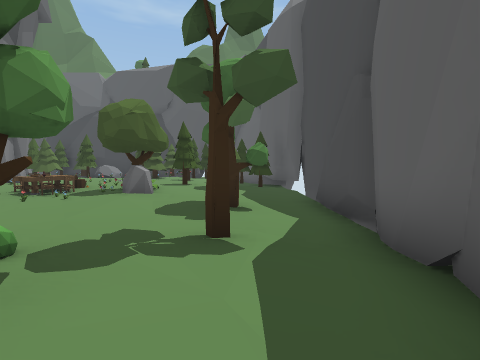
View 1 (above)

22 first-person views from a walk through a Unity game level. The camera is 1.5 m above the floor, tilts 4° down and sees 85° across. The floor is counted in squares, 2 m on a side. Each view is taken from the middle of a square. On the plan, view 1 faces up. The plan holds only what a view shows up to about 9 squares ahead; the rest is blank. The place goes on beyond the plan. The player character is not drawn. Some animated figures are left out.

View 2
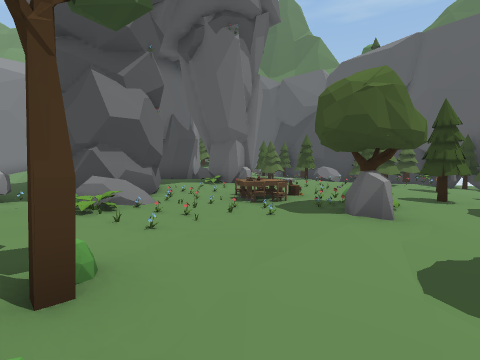

View 3
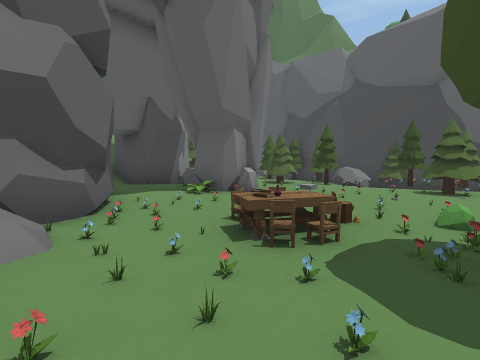

View 4
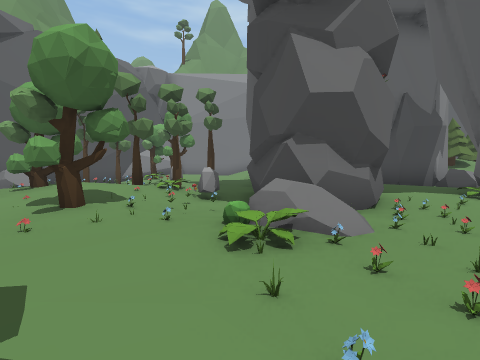

View 5
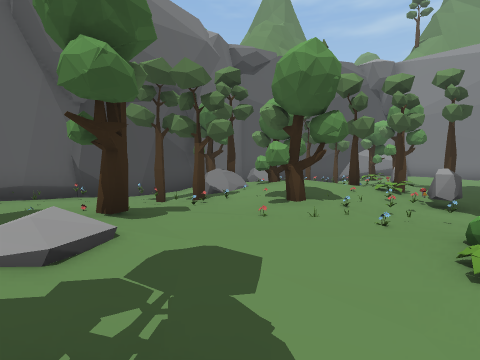

View 6
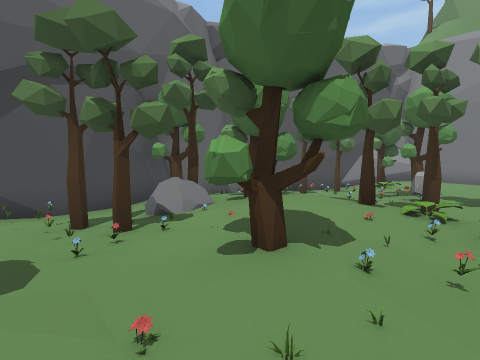

View 7
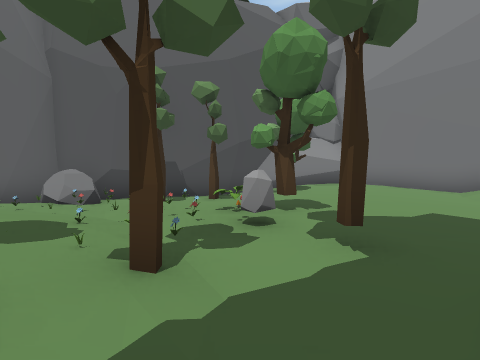

View 8
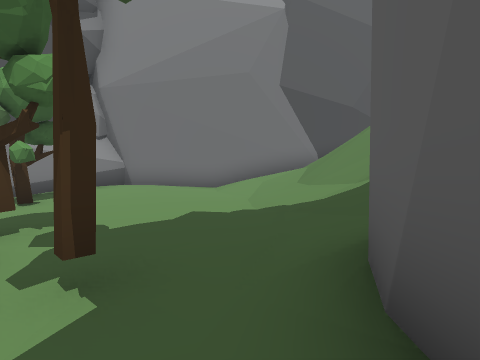

View 9
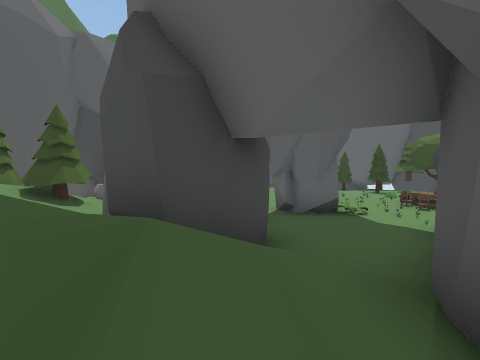

View 10
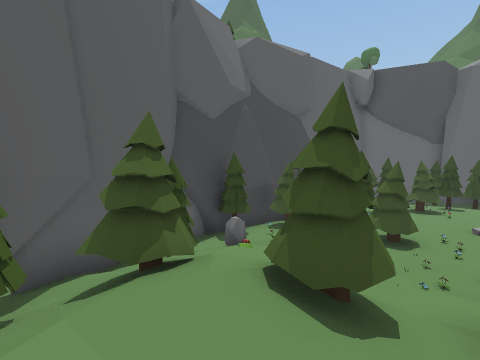

View 11
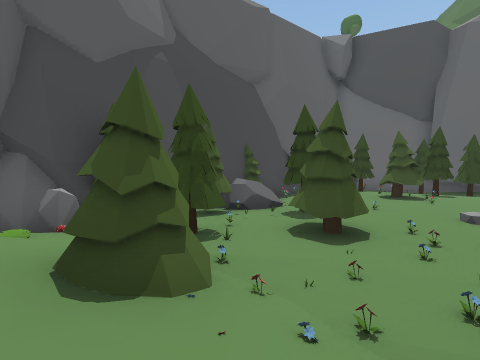

View 12
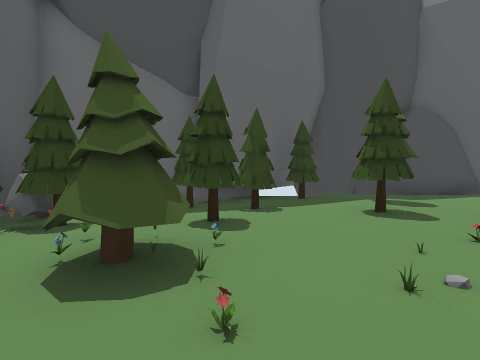

View 13
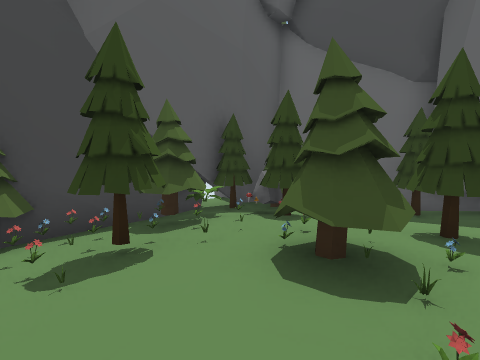

View 14
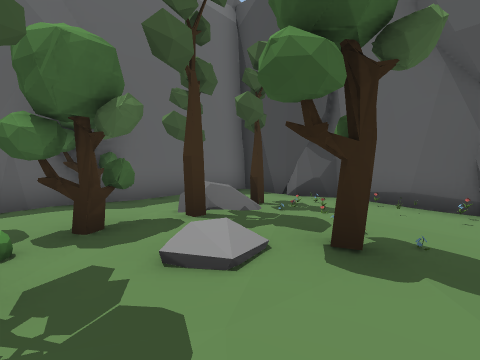

View 15
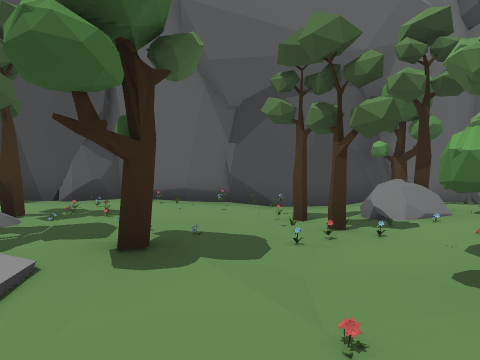

View 16
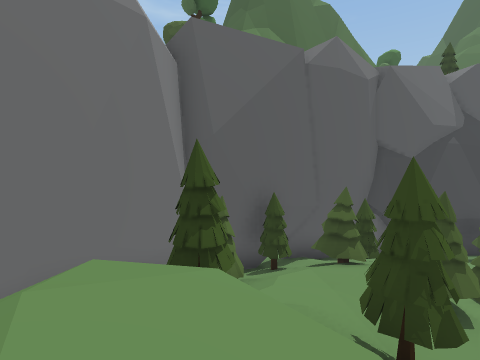

View 17
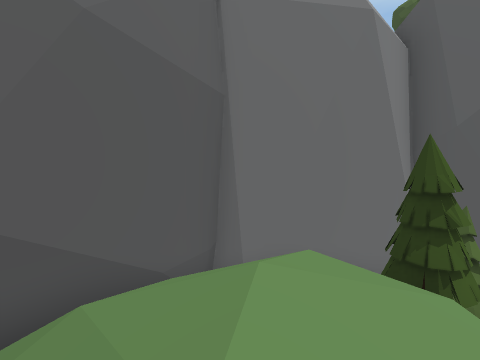

View 18
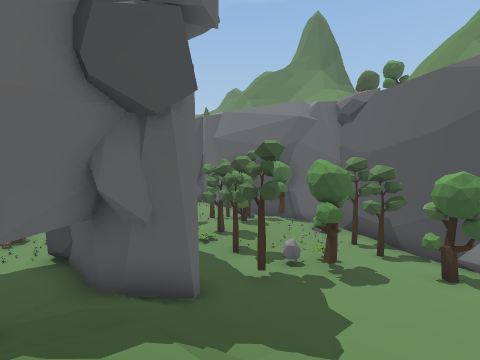

View 19
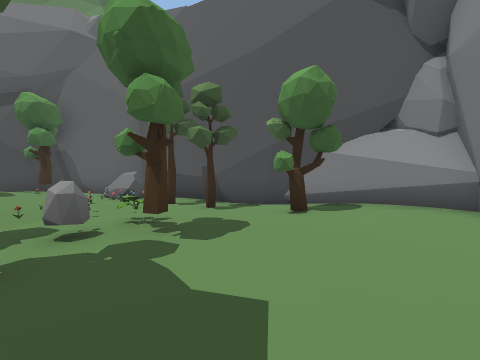

View 20
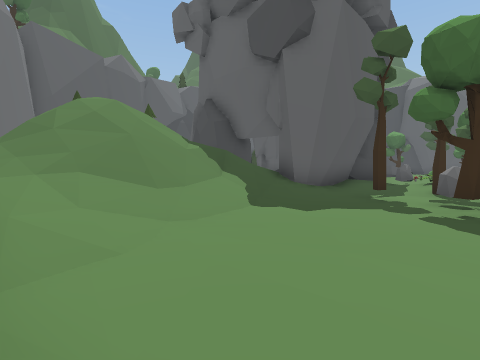

View 21
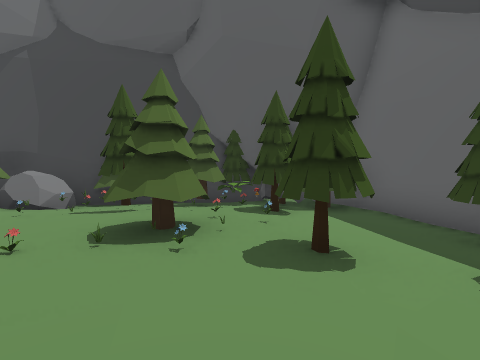

View 22
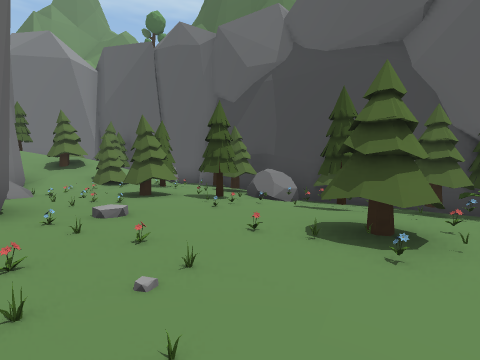

### Floor plan
Key: @ floor where view 1 was taken; # wall or solid block; x gap in a wall; . main floor; : floor 0.25 m higher than the main floor; - floor 0.25 m lower than the main floor; + floor 0.5 m higher than the main floor; _ floor 0.5 m lower than the main floor; * floor 0.75 m higher than the main floor; % floor 1.75 m higher than the main floor; & floor 2 m higher than the main floor; / step, stairs or slope; R rock; T tree; F flower; C chair; B bush; O other object.
Columns run from 20 left of view 1 to 2 right of it. Each row starts with its distance up from view 1.
 17                    #
 16         ##   #T##T###
 15     ##RRR#T#TROOOBTT
 14     #T TT OTOROOOORT##
 13   #  TT/*RTOTTOOOOT_##
 12  ##TT///* OTOOOOFOT_T#
 11 ##/ /&%T+:OTO..F.FTT_##
 10 #/ TT///+.FO.OOOO..--T#
  9 #/ ///T R#RxRR.OO.T.-T#
  8 #///// R #::R::OO...T-#
  7 #////////:::OO.OOF..--#
  6 #///////*::::OOOCFR.--#
  5 #///////###R#OOOFF..T-#
  4 #+/////:R RRORROO..---#
  3 #:/-----...ROO:OF...T-#
  2 #------T-OOOOFO:OT+...#
  1 #...---ROT:OOTOF:/TT.##
  0 #...--TOOO:++FO:T+TR@T
 -1 #R.-T--OOO:  OOOO:*T.#
 -2   R-__T__OO+T-OOO.TO.#
 -3     #__TOOO:ROTOO.O..#
 -4     ####RR-T-_O--OR###
 -5        ########   R

Positions as (right, up) in squares from view 1, and headings:
1: (0, 0), facing up
2: (-1, 2), facing up-left
3: (-3, 4), facing up-left
4: (-3, 3), facing left
5: (-3, 3), facing down-left
6: (-5, 2), facing down-left
7: (-10, 3), facing down-left
8: (-11, 3), facing left
9: (-14, 5), facing up-right
10: (-15, 10), facing up-right
11: (-12, 10), facing up-right
12: (-6, 11), facing right
13: (-6, 11), facing up-right
14: (-5, 2), facing down-right
15: (-5, 2), facing down
16: (-16, 7), facing up
17: (-16, 7), facing up-left
18: (-17, 7), facing down-right
19: (-15, 4), facing down
20: (-19, 0), facing up-right
21: (-3, 9), facing up
22: (-3, 9), facing up-left
